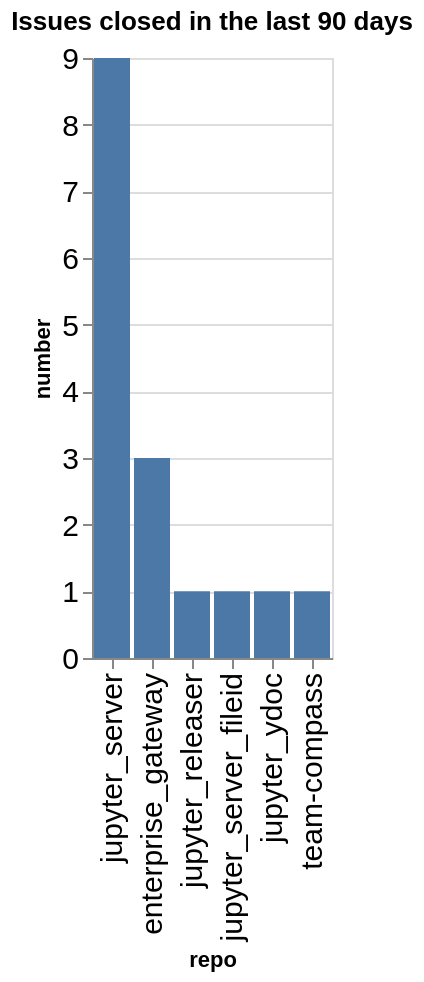

Notebook code cell kept with this figure:
### Code cell
closed_counts = closed.groupby(['org', 'repo']).count()['number'].reset_index()
closed_counts['org/repo'] = closed_counts.apply(lambda a: a['org'] + '/' + a['repo'], axis=1)
sorted_vals = closed_counts.sort_values(['number'], ascending=False)['repo'].values
alt.Chart(data=closed_counts, title=f"Issues closed in the last {n_days} days").mark_bar().encode(
    x=alt.X('repo', sort=alt.Sort(sorted_vals.tolist())),
    y='number',
)

### Figure 1 — Vega-Lite specification as saved in the notebook (floating-point values rounded to 4 significant figures)
{"config": {"axisLeft": {"labelFontSize": 15}, "axisBottom": {"labelFontSize": 15}}, "data": {"name": "data-36308a4ba6f722a981419942ec821d37"}, "mark": {"type": "bar"}, "encoding": {"x": {"field": "repo", "sort": ["jupyter_server", "enterprise_gateway", "jupyter_releaser", "jupyter_server_fileid", "jupyter_ydoc", "team-compass"], "type": "nominal"}, "y": {"field": "number", "type": "quantitative"}}, "title": "Issues closed in the last 90 days", "$schema": "https://vega.github.io/schema/vega-lite/v5.20.1.json", "datasets": {"data-36308a4ba6f722a981419942ec821d37": [{"org": "jupyter-server", "repo": "enterprise_gateway", "number": 3, "org/repo": "jupyter-server/enterprise_gateway"}, {"org": "jupyter-server", "repo": "jupyter_releaser", "number": 1, "org/repo": "jupyter-server/jupyter_releaser"}, {"org": "jupyter-server", "repo": "jupyter_server", "number": 9, "org/repo": "jupyter-server/jupyter_server"}, {"org": "jupyter-server", "repo": "jupyter_server_fileid", "number": 1, "org/repo": "jupyter-server/jupyter_server_fileid"}, {"org": "jupyter-server", "repo": "jupyter_ydoc", "number": 1, "org/repo": "jupyter-server/jupyter_ydoc"}, {"org": "jupyter-server", "repo": "team-compass", "number": 1, "org/repo": "jupyter-server/team-compass"}]}}
